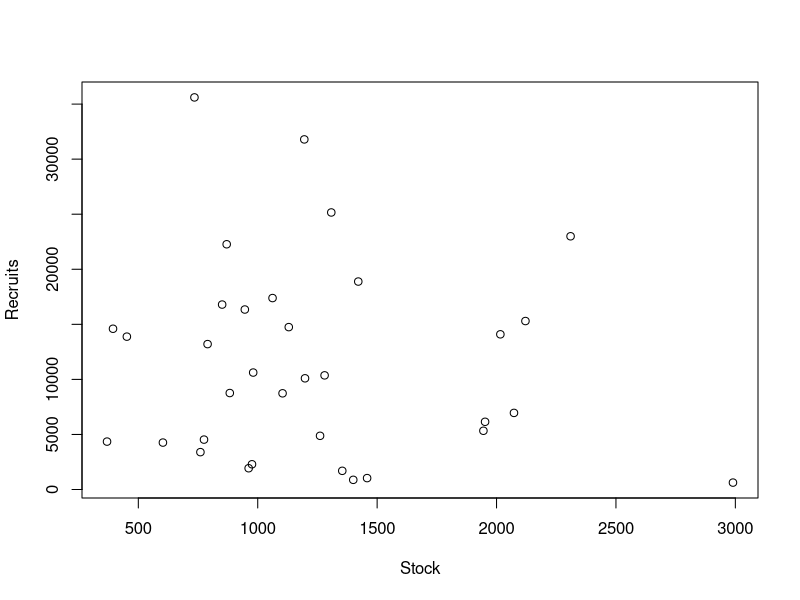
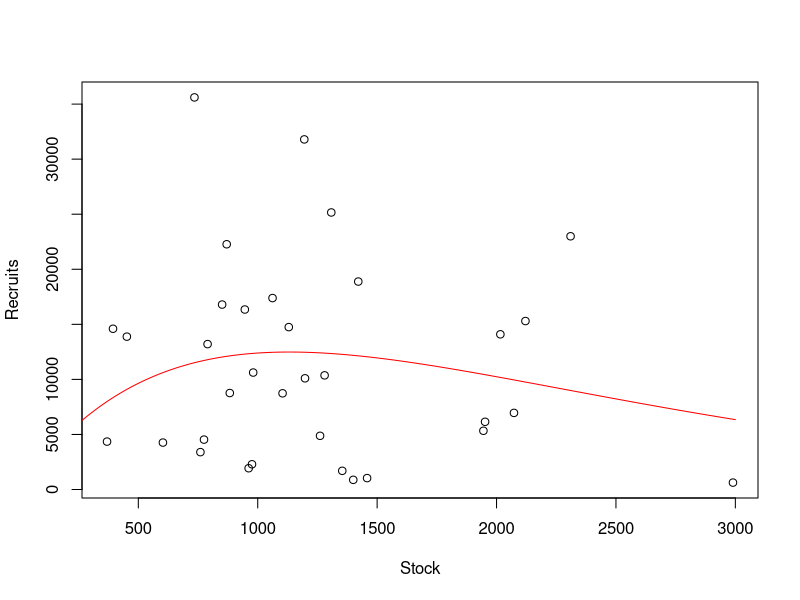
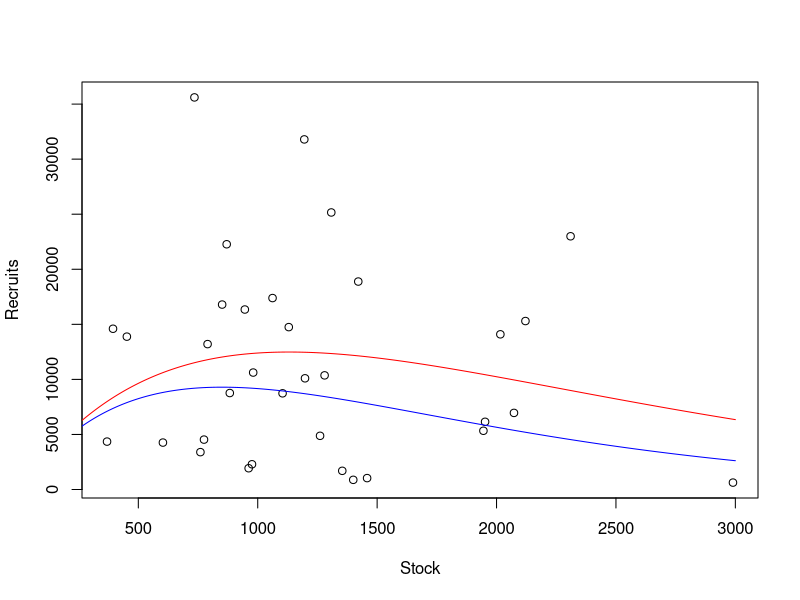
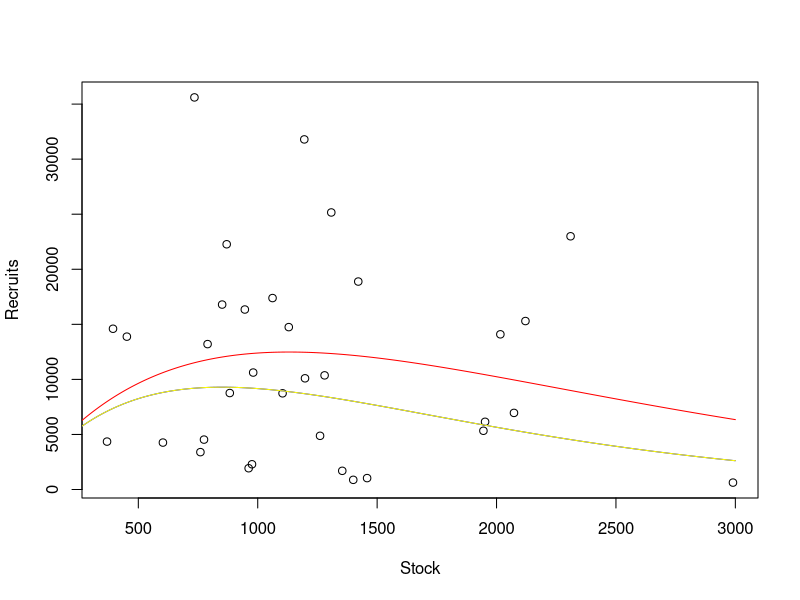
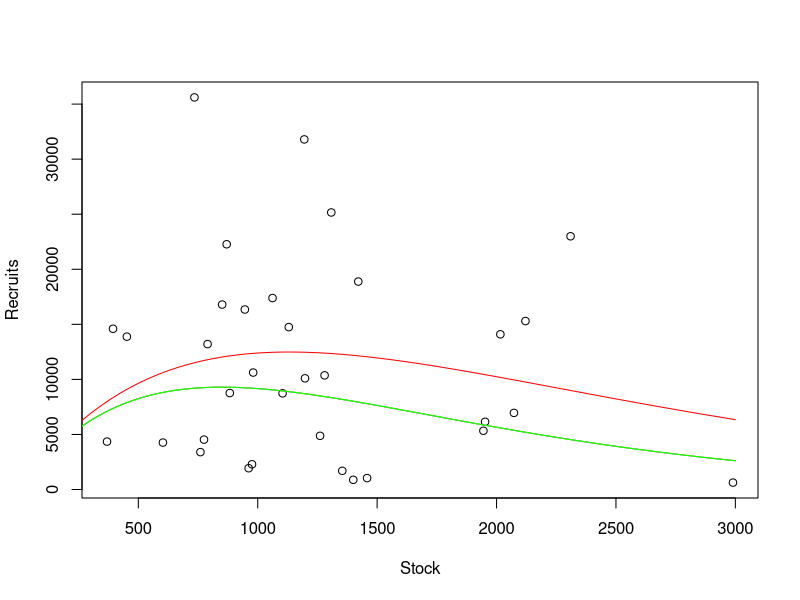
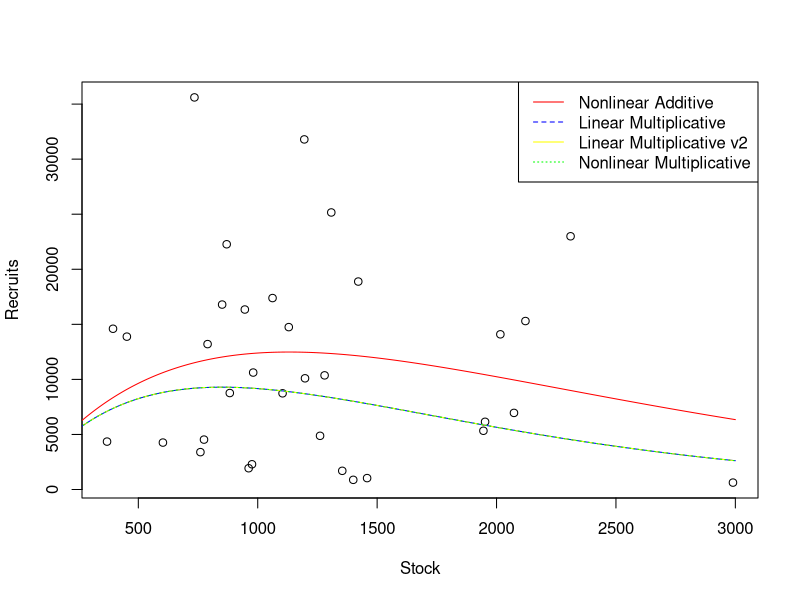
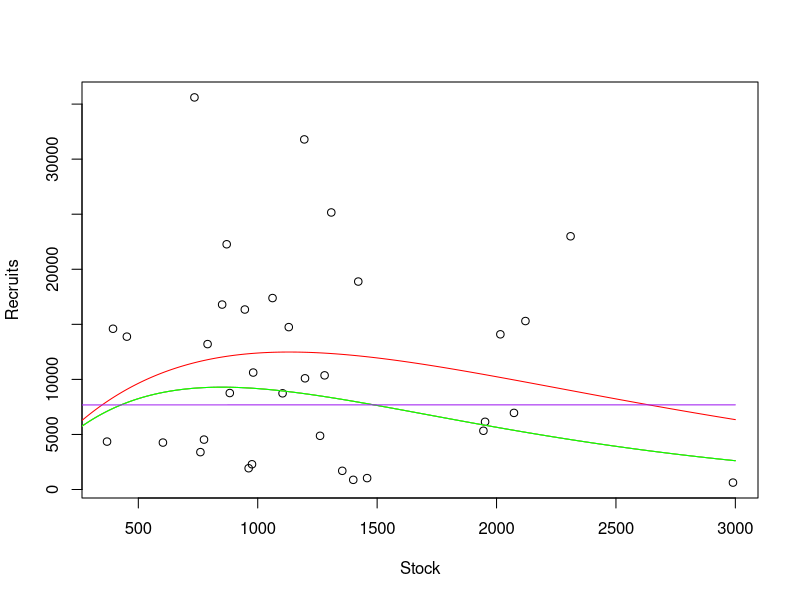

These figures' R source, in order:
## ---- chunk 1
setwd("/workspaces/schooling/population_dynamics/lab_7/")
data <- read.table("data/walleye_data.txt", header=T, sep="")
head(data)
## ---- chunk 2
plot(
    data$S,
    data$R,
    xlab="Stock",
    ylab="Recruits"
)
## ---- chunk 3
nonlinear_ricker <- function(params, S) {
    a <- params[1]
    b <- params[2]
    return(a * S * exp(-b * S))
}
## ---- chunk 4
normal_NLL <- function(params, pred, obs) {
    sigma <- tail(params, 1)
    return(-1 * sum(dnorm(obs, pred, sigma, log=T)))
}
## ---- chunk 5
func <- function(params) {
    pred <- nonlinear_ricker(params, data$S)
    return(normal_NLL(params, pred, data$R))
}

params <- c(30, 0.001, 8000)
for (i in 1:10) {
    fit <- optim(params, func)
    params <- fit$par
}
fit
## ---- chunk 6
S <- seq(0, 3000, 1)
full_span <- data.frame(S)
full_span$nonlinear_additive <- nonlinear_ricker(params, full_span$S)
data$nonlinear_additive <- nonlinear_ricker(params, data$S)
plot(
    data$S,
    data$R,
    xlab="Stock",
    ylab="Recruits"
)
lines(
    full_span$S,
    full_span$nonlinear_additive,
    col="red"
)
## ---- chunk 7
print(paste("a =", params[1]))
print(paste("b =", params[2]))
## ---- chunk 8
linear_multiplicative <- function(params, S) {
    intercept <- params[1]
    slope <- params[2]
    return(intercept + slope * S)
}
## ---- chunk 9
func <- function(params) {
    pred <- linear_multiplicative(params, data$S)
    obs <- log(data$R / data$S)
    return(normal_NLL(params, pred, obs))
}

params <- c(30, -0.001, 1)
for (i in 1:10) {
    fit <- optim(params, func)
    params <- fit$par
}
fit
## ---- chunk 10
full_span$linear_multiplicative <- exp(linear_multiplicative(params, full_span$S)) * full_span$S
data$linear_multiplicative <- exp(linear_multiplicative(params, data$S)) * data$S
plot(
    data$S,
    data$R,
    xlab="Stock",
    ylab="Recruits"
)
lines(
    full_span$S,
    full_span$nonlinear_additive,
    col="red"
)
lines(
    full_span$S,
    full_span$linear_multiplicative,
    col="blue"
)
## ---- chunk 11
print(paste("a =", exp(params[1])))
print(paste("b =", -params[2]))
## ---- chunk 12
func <- function(params) {
    pred <- nonlinear_ricker(params, data$S)
    obs <- data$R
    return(normal_NLL(params, log(pred), log(obs)))
}

params <- c(30, -0.001, 1)
for (i in 1:10) {
    fit <- optim(params, func)
    params <- fit$par
}
fit
## ---- chunk 13
full_span$linear_multiplicative_v2 <- nonlinear_ricker(params, full_span$S)
data$linear_multiplicative_v2 <- nonlinear_ricker(params, data$S)
plot(
    data$S,
    data$R,
    xlab="Stock",
    ylab="Recruits"
)
lines(
    full_span$S,
    full_span$nonlinear_additive,
    col="red"
)
lines(
    full_span$S,
    full_span$linear_multiplicative,
    col="blue"
)
lines(
    full_span$S,
    full_span$linear_multiplicative_v2,
    col="yellow"
)
## ---- chunk 14
log_NLL <- function(params, pred, obs) {
    sigma <- tail(params, 1)
    return(-1 * sum(dlnorm(obs, log(pred), sigma, log=T)))
}

func <- function(params) {
    pred <- nonlinear_ricker(params, data$S)
    obs <- data$R
    return(log_NLL(params, pred, obs))
}

params <- c(30, -0.001, 1)
for (i in 1:10) {
    fit <- optim(params, func)
    params <- fit$par
}
fit
## ---- chunk 15
full_span$nonlinear_multiplicative <- nonlinear_ricker(params, full_span$S)
data$nonlinear_multiplicative <- nonlinear_ricker(params, data$S)
plot(
    data$S,
    data$R,
    xlab="Stock",
    ylab="Recruits"
)
lines(
    full_span$S,
    full_span$nonlinear_additive,
    col="red"
)
lines(
    full_span$S,
    full_span$linear_multiplicative,
    col="blue"
)
lines(
    full_span$S,
    full_span$linear_multiplicative_v2,
    col="yellow"
)
lines(
    full_span$S,
    full_span$nonlinear_multiplicative,
    col="green"
)
## ---- chunk 16
plot(
    data$S,
    data$R,
    xlab="Stock",
    ylab="Recruits"
)
lines(
    full_span$S,
    full_span$nonlinear_additive,
    col="red",
    lty=1
)
lines(
    full_span$S,
    full_span$linear_multiplicative,
    col="blue",
    lty=1
)
lines(
    full_span$S,
    full_span$linear_multiplicative_v2,
    col="yellow",
    lty=2
)
lines(
    full_span$S,
    full_span$nonlinear_multiplicative,
    col="green",
    lty=3
)
legend(
    "topright",
    legend=c(
        "Nonlinear Additive",
        "Linear Multiplicative",
        "Linear Multiplicative v2",
        "Nonlinear Multiplicative"
    ),
    col=c("red", "blue", "yellow", "green"),
    lty=c(1, 2, 1, 3)
)
## ---- chunk 17
beverton_holt <- function(params, S) {
    a <- params[1]
    b <- params[2]
    return(a * S / (1 + b * S))
}
## ---- chunk 18
func <- function(params) {
    pred <- beverton_holt(params, data$S)
    obs <- data$R
    return(log_NLL(params, pred, obs))
}

params <- c(30000, 4, 1)
for (i in 1:10) {
    fit <- optim(params, func)
    params <- fit$par
}
fit
## ---- chunk 19
full_span$beverton_holt <- beverton_holt(params, full_span$S)
data$beverton_holt <- beverton_holt(params, data$S)
plot(
    data$S,
    data$R,
    xlab="Stock",
    ylab="Recruits"
)
lines(
    full_span$S,
    full_span$nonlinear_additive,
    col="red"
)
lines(
    full_span$S,
    full_span$linear_multiplicative,
    col="blue"
)
lines(
    full_span$S,
    full_span$linear_multiplicative_v2,
    col="yellow"
)
lines(
    full_span$S,
    full_span$nonlinear_multiplicative,
    col="green"
)
lines(
    full_span$S,
    full_span$beverton_holt,
    col="purple"
)
